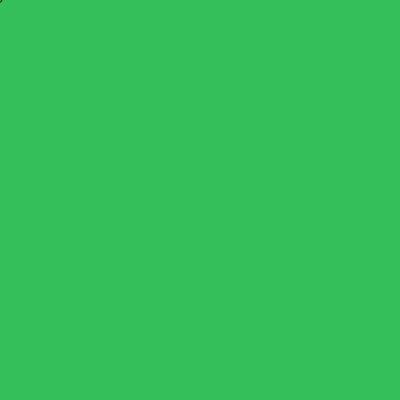
Frame 1 (no input)
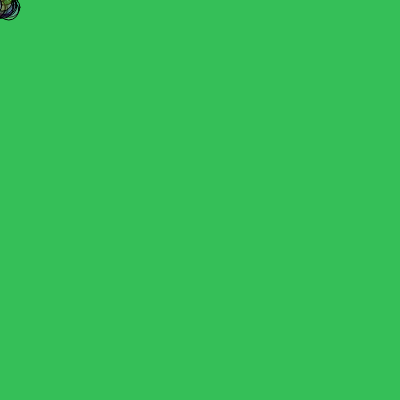
Frame 60 (no input)
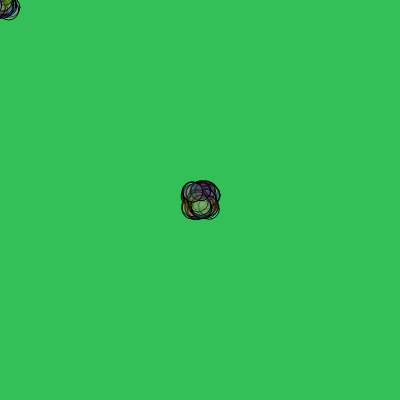
Frame 120 (the mouse pressed at the canvas centre since frame 60)

The p5.js sketch that drew these frames (run headless with seeded random() and noise() and a simulated clock; from frame 60 on, the mouse is pressed at the canvas centre):

// p5.js sketch
// ── sketch.js
let x, y, diam; // circle // single line multi-variable declare

function setup() {
  createCanvas(400, 400);

  x = random( width );
  y = height/2;
  diam = 20;

  background(random(255), random(255), random(255));
}

function draw() {
  fill(random(255), random(255), random(255), 50)
  x = random(-10, 10) + mouseX;
  y = random(-10, 10) + mouseY;
  circle(x, y, diam);
}
